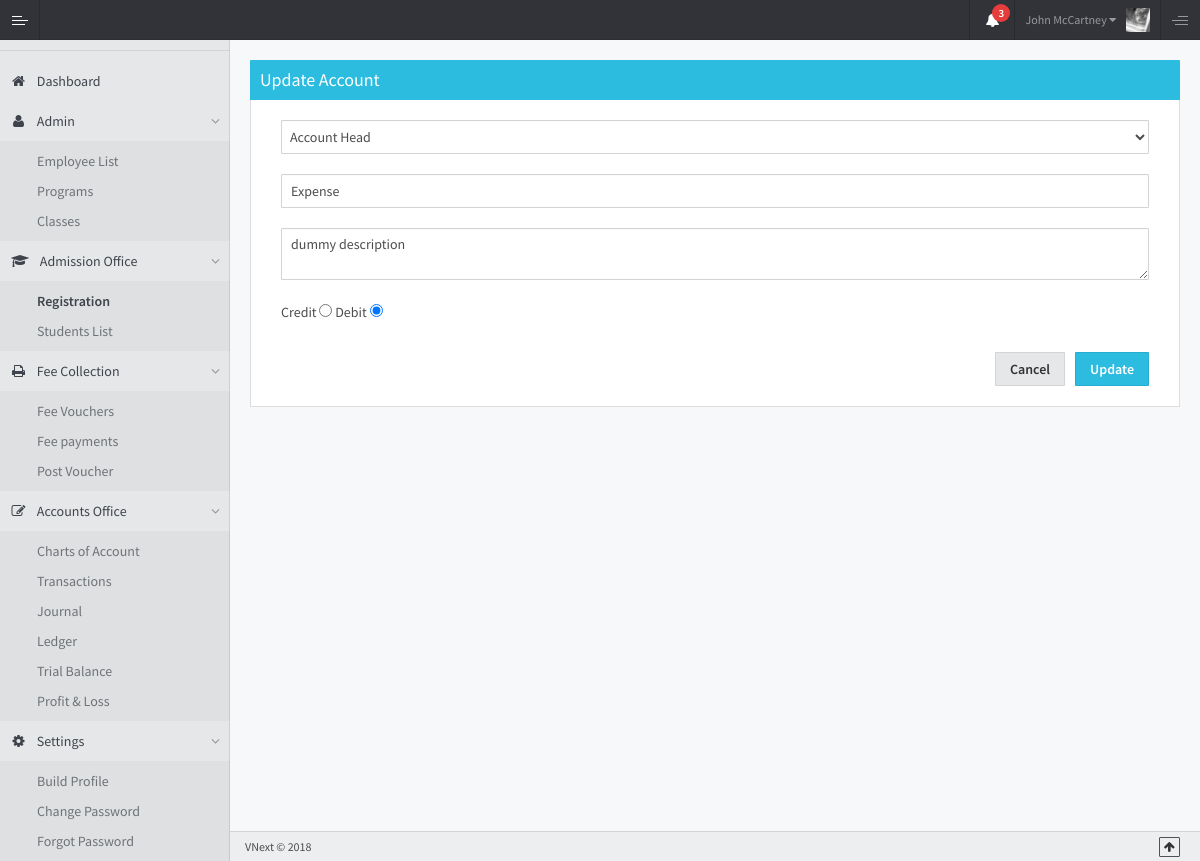
Page /ilm/accounts/update_account/1 on the committed database.
### tables this page shows
CREATE TABLE `accounts` (
  `id` int(11) NOT NULL,
  `account_name` varchar(50) NOT NULL,
  `account_type` int(11) NOT NULL DEFAULT '1',
  `description` text NOT NULL,
  `parent_id` int(11) NOT NULL DEFAULT '0',
  `created_at` timestamp NOT NULL DEFAULT CURRENT_TIMESTAMP,
  `created_by` int(11) NOT NULL,
  `modified_at` timestamp NOT NULL DEFAULT CURRENT_TIMESTAMP,
  `modified_by` int(11) NOT NULL,
  `is_active` int(11) NOT NULL
);

### ilm/application/controllers/Accounts.php (called while the page is built, shortened)
<?php
class Accounts extends CI_Controller
{
    public function __construct()
    {
        $this->load->model('Accounts_model');
    }
    public function update_account($id){
        $data = array(
            'title' => 'ILM | Edit Account',
            'view' => 'accounts/updateAccount',
            'account' => $this->Accounts_model->getById($id),
            'parentIds' => [0 => 'Account Head',1 => 'Expense', 2 => 'Revenue', 3 => 'Asset', 4 => 'Equity', 5 => 'Liability']
        );
        $this->load->view('masterLayouts/admin',$data);
    }
}

### ilm/index.php (called while the page is built, shortened)
<?php
require_once BASEPATH.'core/CodeIgniter.php';

### ilm/application/models/Accounts_model.php (called while the page is built, shortened)
<?php
class Accounts_model extends CI_Model
{
    public function getById($id)
    {
        $query = $this->db->where('id',$id)
                ->get('accounts');
        return $query->row();
    }
}

### ilm/application/views/accounts/updateAccount.php (the view, shortened to what this page needs)
<div class="panel panel-info">
    <div class="panel-heading ">
        <h4>Update Account</h4>
    </div>
    <div class="panel-body">
        <div class="col-sm-12">
            <form action="<?php echo base_url().'accounts/updateAccount';?>" method="post">
                <div class="row">
                    <div class="col-md-12">
                        <div class="form-group">
                            <?php echo form_dropdown('parent_id', $parentIds, set_value('parent_id', $account->parent_id),'class="form-control"');?>
                        </div>
                        <div class="form-group">
                            <input type="text" name="account_name" class="form-control"
                                   placeholder="Account Name" value="<?php echo set_value('account_name', $account->account_name);?>">
                        </div>
                        <div class="form-group">
                                <textarea name="description" class="form-control"
                                          placeholder="Description"><?php echo set_value('description', $account->description);?></textarea>
                        </div>
                        <div class="form-group">
                            <label for="credit">Credit</label>
                            <input type="radio" name="account_type" class="" id="credit" value="0" <?php echo set_value('account_type', $account->account_type) == 0 ? "checked" : "";?>>
                            <label for="debit">Debit</label>
                            <input type="radio" name="account_type" class="" id="debit" value="1" <?php echo set_value('account_type', $account->account_type) == 1 ? "checked" : "";?>>
                        </div>
                        <div class="form-group">
                            <input type="submit" class="btn btn-info pull-right" value="Update" style="margin-left: 10px;">
                            <a href="<?php echo base_url().'accounts'?>" class="btn btn-default pull-right">Cancel</a>
                        </div>
                    </div>
                </div>
            </form>
        </div>
    </div>
</div>

### rows in the picture
accounts: parent_id "Account Head", account_name "Expense", description "dummy description", account_type "☐ Credit", account_type "☑ Debit"
